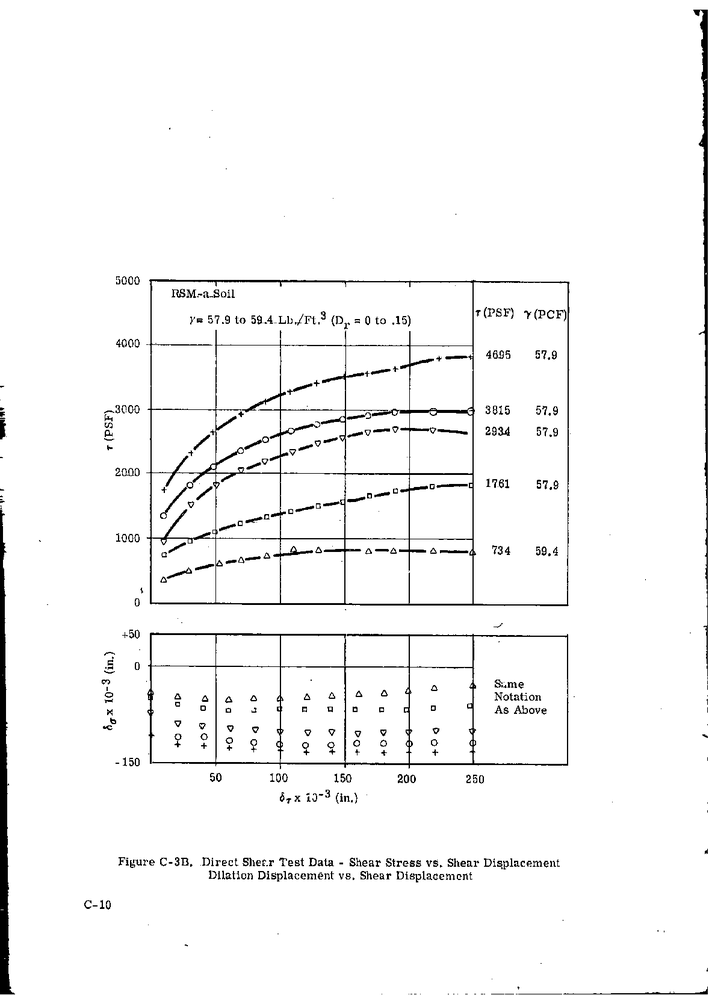
#> input picture img/1968-vol2/p0124.png, 709 x 995 px, shrunk from 1178 x 1653 before the run, found by its file name
$ python measure.py ../../../../img/1968-vol2/p0124.png
#> lines starting #> are read from the running program, lines starting #| are printed output that depends on the picture; after the words box and inside, x2 and y2 are one past the last pixel; in counts of white or black regions, pixels touching at a corner belong together
"""Outer-outline extents of a marker around an approximate center: column scan at u_c (+-1) and
row scan at v_c (+-1) within +-24 px; prints extents, outer-bbox center, hole center for comparison.
python measure.py cand.csv"""
import sys, csv
import numpy as np
from PIL import Image
g = np.array(Image.open("packet/p0124.png").convert("L")) < 128
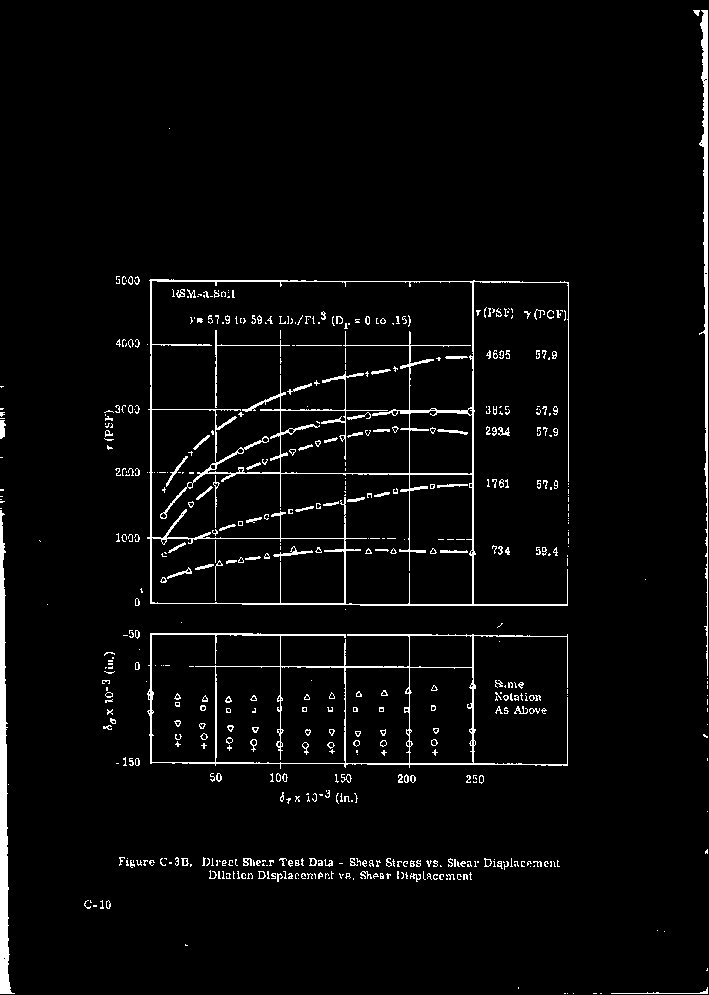
#> g: shape (995, 709) bool; 3.6% white; 567 white regions (382 under 20 px), largest, box (x1, y1, x2, y2) and area: (147, 279, 569, 606) 7015, (147, 633, 568, 769) 3410, (0, 510, 15, 994) 3103
def extent(line, c, r=24):
    lo, hi = c - r, c + r
    seg = line[lo:hi+1]
    idx = np.where(seg)[0]
    if len(idx) == 0: return None
    # take the ink run cluster containing/nearest the center, allowing gaps <= 3 px
    pos = idx + lo
    groups = [[pos[0]]]
    for p in pos[1:]:
        if p - groups[-1][-1] <= 3: groups[-1].append(p)
        else: groups.append([p])
    # merge groups into the symbol: those within the window that are within 30 px overall span around c
    best = min(groups, key=lambda gr: abs((gr[0]+gr[-1])/2 - c))
    lo_g, hi_g = best[0], best[-1]
    # extend with neighbouring groups if the hollow interior separates stroke runs (hollow symbol)
    for gr in groups:
        if gr is best: continue
        if (abs(gr[0] - hi_g) <= 26 and gr[0] > hi_g and gr[-1] - lo_g <= 36): hi_g = gr[-1]
        if (abs(lo_g - gr[-1]) <= 26 and gr[-1] < lo_g and hi_g - gr[0] <= 36): lo_g = gr[0]
    return lo_g, hi_g
with open(sys.argv[1], newline="") as f:
#> (the run stopped early here; a loop or call above may not have finished)

$ run again, with img/1968-vol2/p0003.png copied over img/1968-vol2/p0124.png
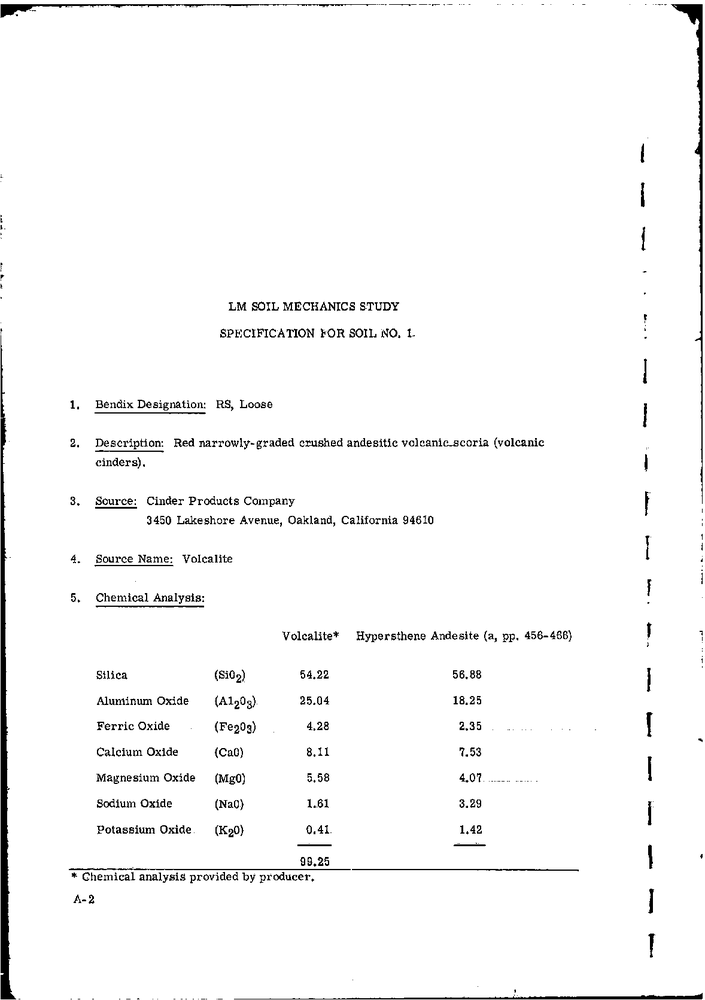
#> input picture img/1968-vol2/p0003.png, 705 x 1000 px, shrunk from 1178 x 1671 before the run, found by its file name
#> `g = np.array(Image.open("packet/p0124.png").convert("L")) < 128`:
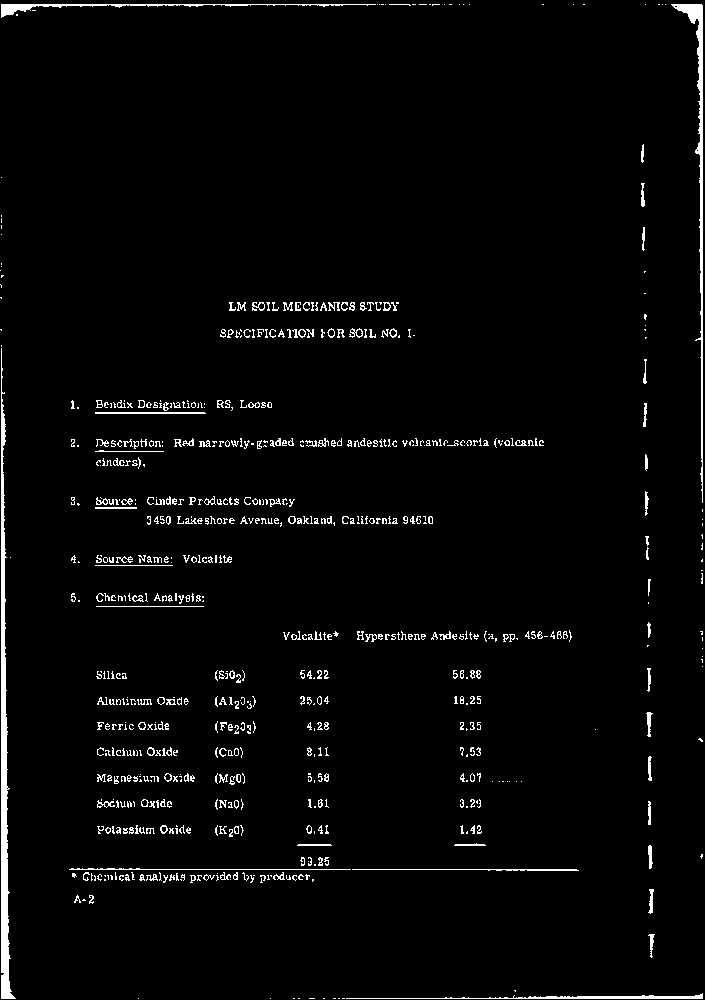
#> g: shape (1000, 705) bool; 2.8% white; 689 white regions (411 under 20 px), largest, box (x1, y1, x2, y2) and area: (1, 348, 16, 999) 3277, (671, 4, 703, 503) 1810, (1, 4, 376, 18) 873

$ run again, with img/1968-vol2/p0004.png copied over img/1968-vol2/p0124.png
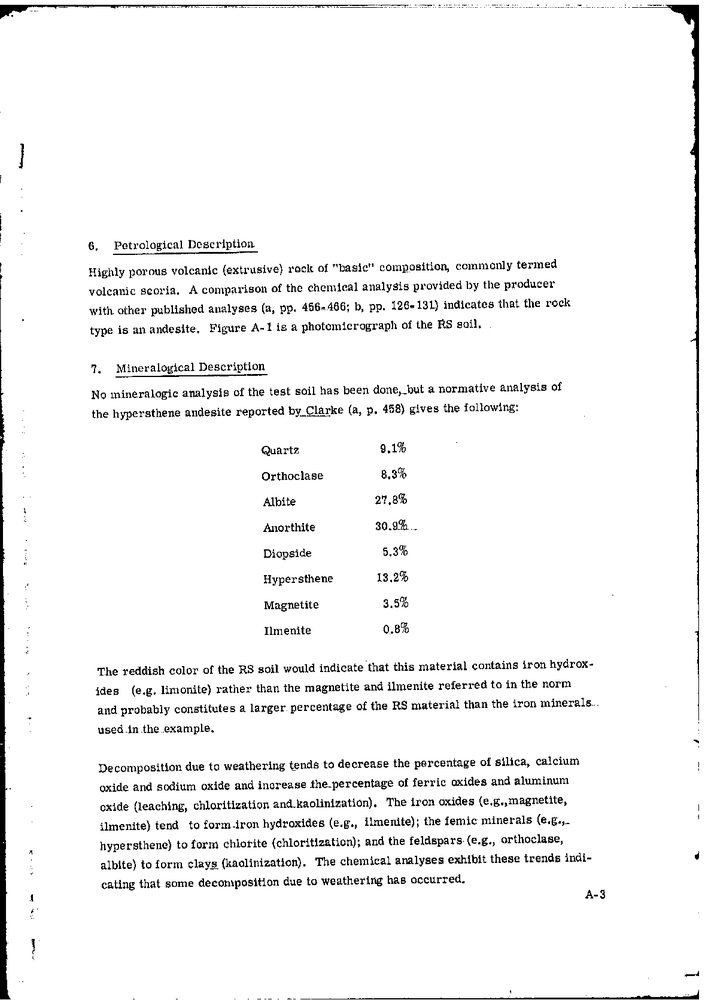
#> input picture img/1968-vol2/p0004.png, 705 x 1000 px, shrunk from 1178 x 1671 before the run, found by its file name
#> `g = np.array(Image.open("packet/p0124.png").convert("L")) < 128`:
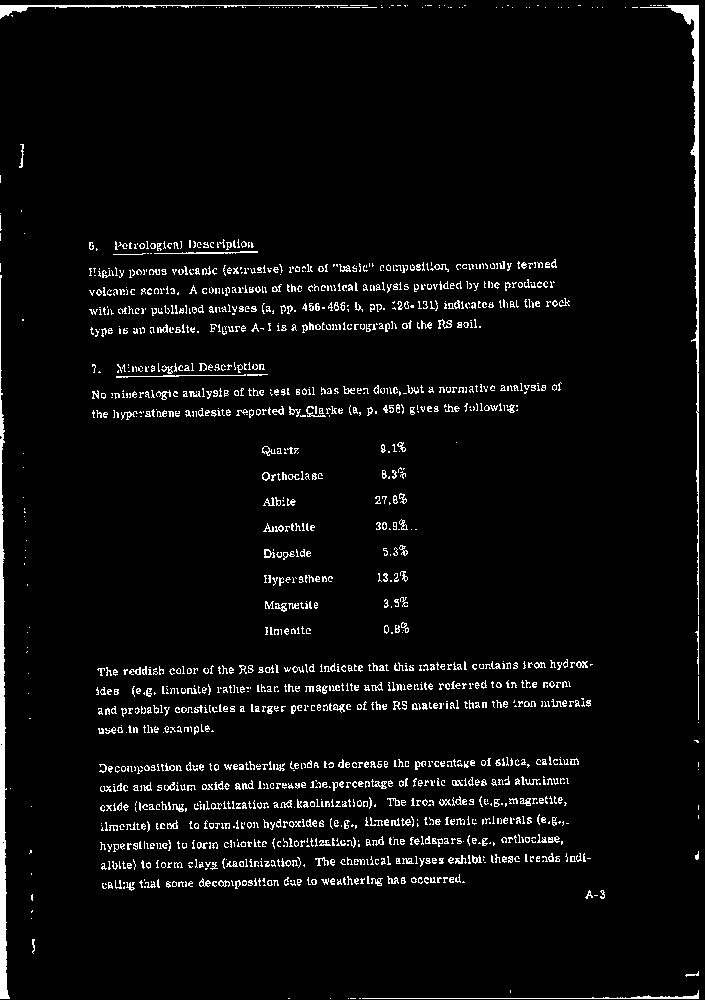
#> g: shape (1000, 705) bool; 4.4% white in thin lines or dots

$ run again, with img/1968-vol2/p0005.png copied over img/1968-vol2/p0124.png
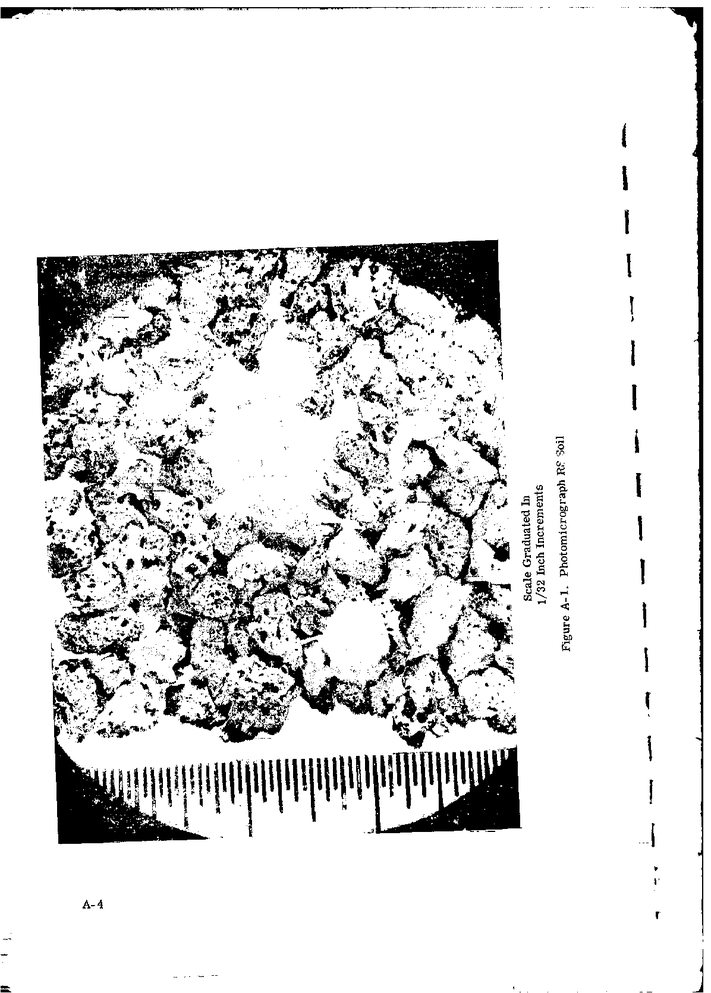
#> input picture img/1968-vol2/p0005.png, 711 x 993 px, shrunk from 1196 x 1671 before the run, found by its file name
#> `g = np.array(Image.open("packet/p0124.png").convert("L")) < 128`:
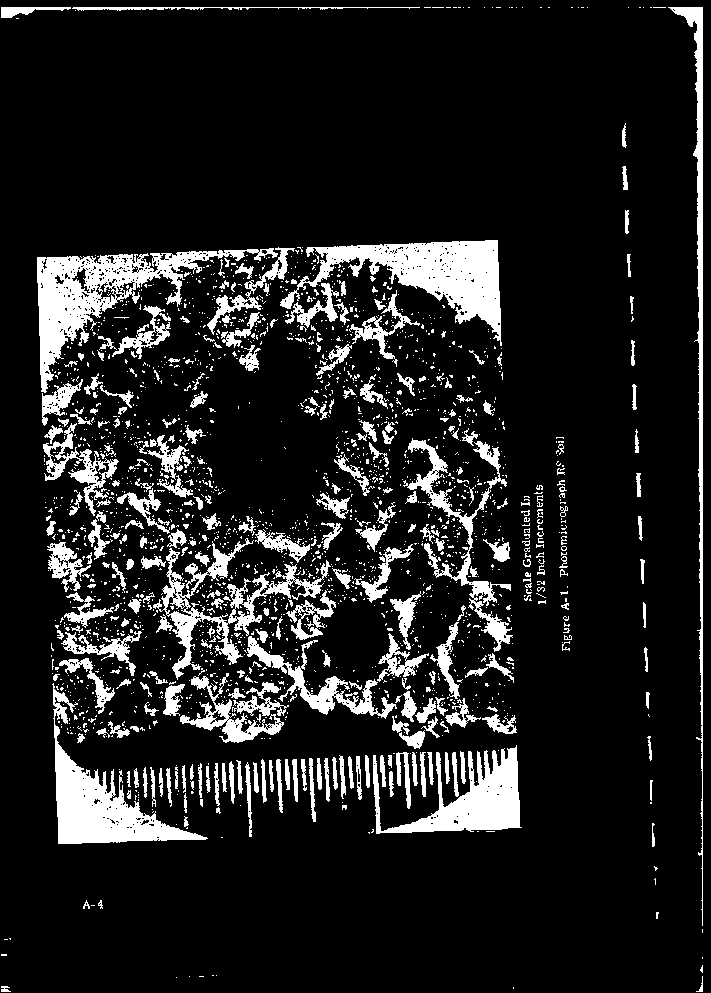
#> g: shape (993, 711) bool; 12.7% white; 2229 white regions (1921 under 20 px), largest, box (x1, y1, x2, y2) and area: (280, 240, 502, 346) 8418, (37, 248, 278, 393) 8225, (52, 683, 208, 844) 6745
